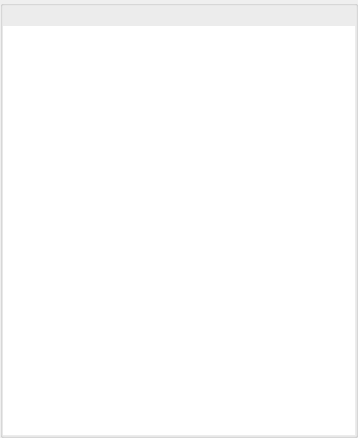
<?xml version="1.0" encoding="UTF-8"?>
<ui version="4.0">
 <class>AppletLibraryUi</class>
 <widget class="QWidget" name="AppletLibraryUi">
  <property name="windowModality">
   <enum>Qt::WindowModality::ApplicationModal</enum>
  </property>
  <property name="geometry">
   <rect>
    <x>0</x>
    <y>0</y>
    <width>358</width>
    <height>438</height>
   </rect>
  </property>
  <property name="sizePolicy">
   <sizepolicy hsizetype="Expanding" vsizetype="Expanding">
    <horstretch>0</horstretch>
    <verstretch>0</verstretch>
   </sizepolicy>
  </property>
  <property name="minimumSize">
   <size>
    <width>0</width>
    <height>0</height>
   </size>
  </property>
  <property name="maximumSize">
   <size>
    <width>16777215</width>
    <height>16777215</height>
   </size>
  </property>
  <property name="windowTitle">
   <string>Library</string>
  </property>
  <property name="windowOpacity">
   <double>1.000000000000000</double>
  </property>
  <property name="toolTip">
   <string/>
  </property>
  <layout class="QVBoxLayout" name="verticalLayout">
   <property name="spacing">
    <number>0</number>
   </property>
   <property name="leftMargin">
    <number>0</number>
   </property>
   <property name="topMargin">
    <number>0</number>
   </property>
   <property name="rightMargin">
    <number>0</number>
   </property>
   <property name="bottomMargin">
    <number>0</number>
   </property>
   <item>
    <widget class="QGroupBox" name="FileItemsBox">
     <property name="sizePolicy">
      <sizepolicy hsizetype="Expanding" vsizetype="Expanding">
       <horstretch>0</horstretch>
       <verstretch>0</verstretch>
      </sizepolicy>
     </property>
     <property name="minimumSize">
      <size>
       <width>0</width>
       <height>0</height>
      </size>
     </property>
     <property name="title">
      <string/>
     </property>
     <layout class="QVBoxLayout" name="verticalLayout_2">
      <property name="spacing">
       <number>2</number>
      </property>
      <property name="leftMargin">
       <number>0</number>
      </property>
      <property name="topMargin">
       <number>0</number>
      </property>
      <property name="rightMargin">
       <number>0</number>
      </property>
      <property name="bottomMargin">
       <number>0</number>
      </property>
      <item>
       <widget class="QLabel" name="m_StatusLabel">
        <property name="text">
         <string notr="true"/>
        </property>
       </widget>
      </item>
      <item>
       <widget class="FileMediaSelectWidget" name="m_FileMediaSelectWidget" native="true"/>
      </item>
      <item>
       <widget class="FileFilterSelectWidget" name="m_FileFilterSelectWidget" native="true"/>
      </item>
      <item>
       <widget class="QListWidget" name="m_FileItemList">
        <property name="frameShape">
         <enum>QFrame::Shape::NoFrame</enum>
        </property>
        <property name="frameShadow">
         <enum>QFrame::Shadow::Plain</enum>
        </property>
        <property name="lineWidth">
         <number>0</number>
        </property>
        <property name="iconSize">
         <size>
          <width>32</width>
          <height>32</height>
         </size>
        </property>
        <property name="verticalScrollMode">
         <enum>QAbstractItemView::ScrollMode::ScrollPerPixel</enum>
        </property>
        <property name="resizeMode">
         <enum>QListView::ResizeMode::Adjust</enum>
        </property>
        <property name="uniformItemSizes">
         <bool>true</bool>
        </property>
       </widget>
      </item>
     </layout>
    </widget>
   </item>
  </layout>
 </widget>
 <customwidgets>
  <customwidget>
   <class>FileFilterSelectWidget</class>
   <extends>QWidget</extends>
   <header>FileFilterSelectWidget.h</header>
   <container>1</container>
  </customwidget>
  <customwidget>
   <class>FileMediaSelectWidget</class>
   <extends>QWidget</extends>
   <header>FileMediaSelectWidget.h</header>
   <container>1</container>
  </customwidget>
 </customwidgets>
 <resources/>
 <connections/>
</ui>
